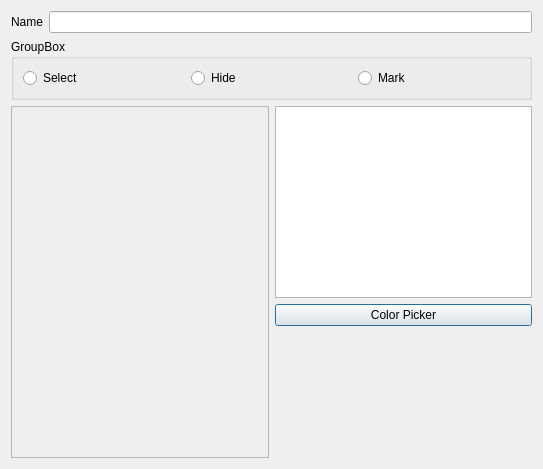
<?xml version="1.0" encoding="UTF-8"?>
<ui version="4.0">
 <class>FilterDialog</class>
 <widget class="QDialog" name="FilterDialog">
  <property name="geometry">
   <rect>
    <x>0</x>
    <y>0</y>
    <width>543</width>
    <height>469</height>
   </rect>
  </property>
  <property name="windowTitle">
   <string>Dialog</string>
  </property>
  <layout class="QVBoxLayout" name="verticalLayout_2">
   <item>
    <layout class="QHBoxLayout" name="horizontalLayout">
     <item>
      <widget class="QLabel" name="nameLabel">
       <property name="text">
        <string>Name</string>
       </property>
      </widget>
     </item>
     <item>
      <widget class="QLineEdit" name="nameLineEdit"/>
     </item>
    </layout>
   </item>
   <item>
    <widget class="QGroupBox" name="groupBox">
     <property name="title">
      <string>GroupBox</string>
     </property>
     <layout class="QHBoxLayout" name="horizontalLayout_2">
      <item>
       <widget class="QRadioButton" name="selectRadioButton">
        <property name="text">
         <string>Select</string>
        </property>
       </widget>
      </item>
      <item>
       <widget class="QRadioButton" name="hideRadioButton">
        <property name="text">
         <string>Hide</string>
        </property>
       </widget>
      </item>
      <item>
       <widget class="QRadioButton" name="markRadioButton">
        <property name="text">
         <string>Mark</string>
        </property>
       </widget>
      </item>
     </layout>
    </widget>
   </item>
   <item>
    <layout class="QHBoxLayout" name="horizontalLayout_3">
     <item>
      <widget class="QFrame" name="filterFrame">
       <property name="sizePolicy">
        <sizepolicy hsizetype="MinimumExpanding" vsizetype="MinimumExpanding">
         <horstretch>0</horstretch>
         <verstretch>0</verstretch>
        </sizepolicy>
       </property>
       <property name="frameShape">
        <enum>QFrame::StyledPanel</enum>
       </property>
       <property name="frameShadow">
        <enum>QFrame::Raised</enum>
       </property>
      </widget>
     </item>
     <item>
      <layout class="QVBoxLayout" name="verticalLayout">
       <item>
        <widget class="QListWidget" name="colorChooserListWidget"/>
       </item>
       <item>
        <widget class="QPushButton" name="colorPicjerPushButton">
         <property name="text">
          <string>Color Picker</string>
         </property>
        </widget>
       </item>
       <item>
        <spacer name="verticalSpacer">
         <property name="orientation">
          <enum>Qt::Vertical</enum>
         </property>
         <property name="sizeHint" stdset="0">
          <size>
           <width>20</width>
           <height>40</height>
          </size>
         </property>
        </spacer>
       </item>
      </layout>
     </item>
    </layout>
   </item>
  </layout>
 </widget>
 <resources/>
 <connections/>
</ui>
